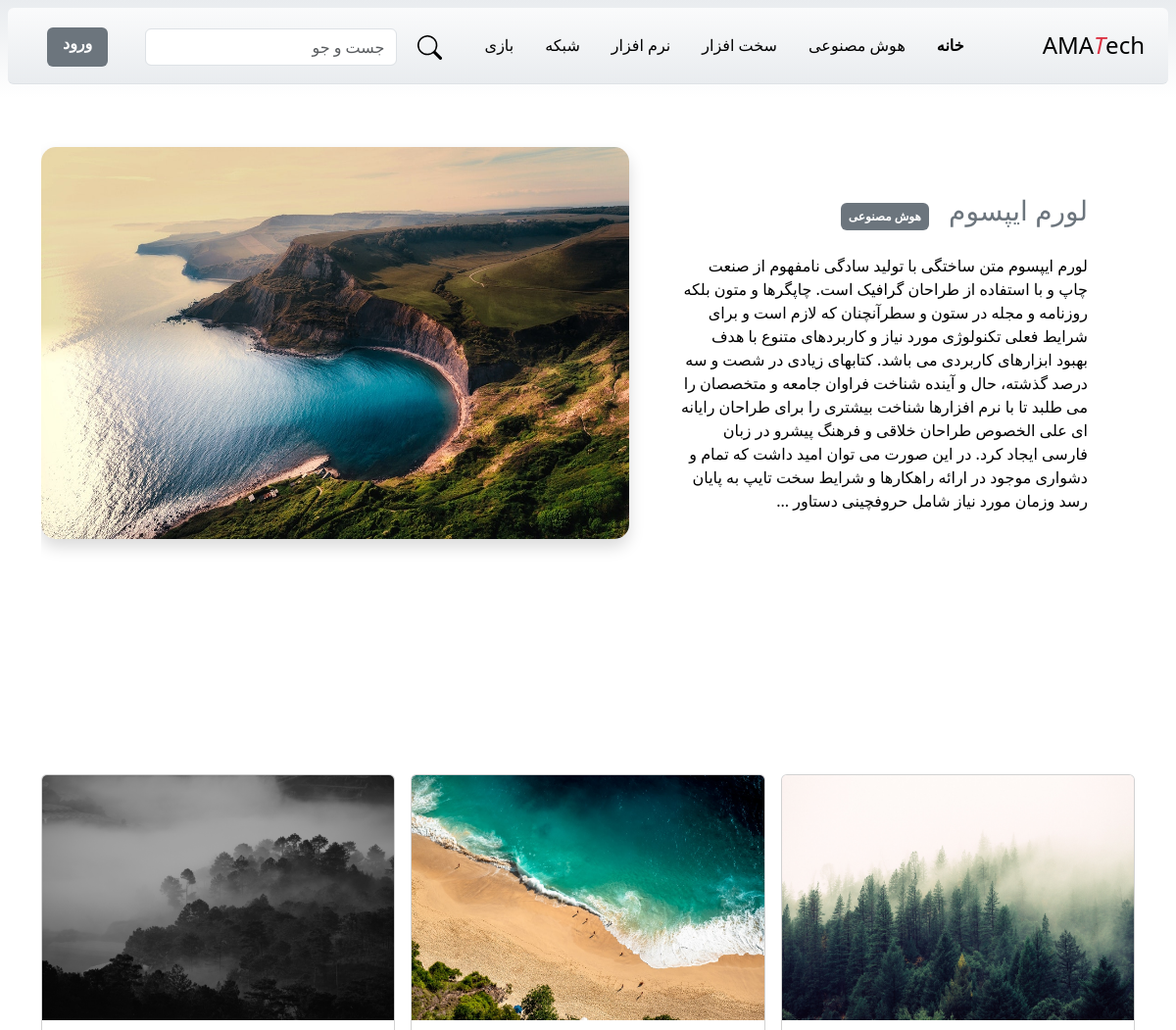
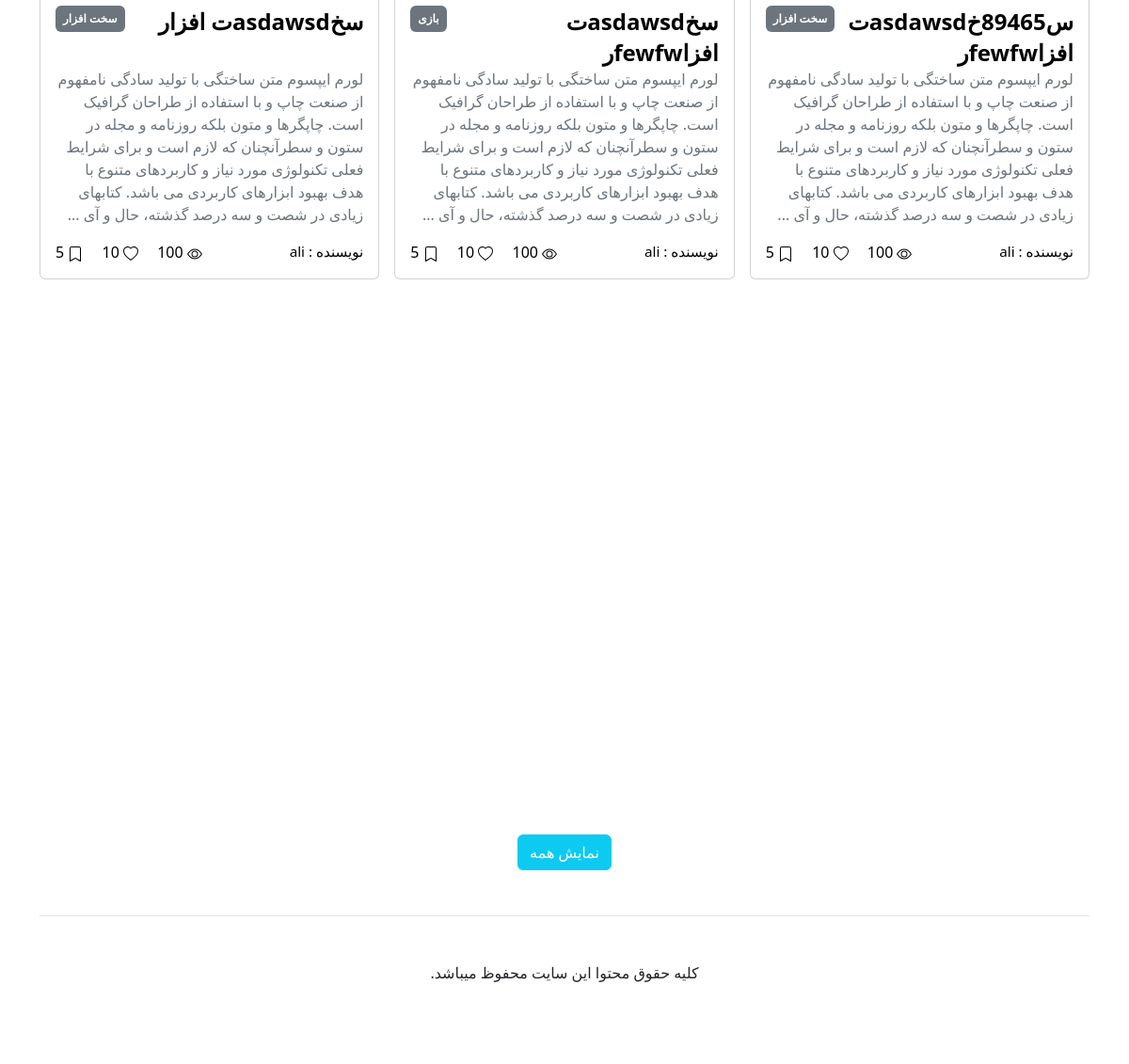
The app's page /view/index.php with its own data (2 pictures, top to bottom).
### tables this page shows
CREATE TABLE `category` (
  `id` int NOT NULL,
  `name` varchar(255) NOT NULL
);

CREATE TABLE `sliders` (
  `id` int NOT NULL,
  `post_id` int NOT NULL,
  `active` tinyint(1) NOT NULL DEFAULT '0'
);

CREATE TABLE `post` (
  `id` int NOT NULL,
  `user_id` int NOT NULL,
  `title` varchar(255) NOT NULL,
  `thumbnail` varchar(255) DEFAULT NULL,
  `des` mediumtext NOT NULL,
  `category_id` int NOT NULL,
  `create_date` datetime NOT NULL DEFAULT CURRENT_TIMESTAMP
);

CREATE TABLE `user` (
  `id` int NOT NULL,
  `name` varchar(255) NOT NULL,
  `username` varchar(255) NOT NULL,
  `password` varchar(255) NOT NULL,
  `mobile` varchar(11) NOT NULL,
  `email` varchar(255) NOT NULL,
  `role` enum('user','writer','admin') NOT NULL DEFAULT 'user',
  `register_date` datetime NOT NULL DEFAULT CURRENT_TIMESTAMP
);

### auto_load.php (called while the page is built, shortened)
<?php
spl_autoload_register( function($class){
    $className = str_replace('\\', '/', __DIR__) . "/control/$class.php";
});
if (!isset($DB)){
    $DB = new db();
}

### control/db.php (called while the page is built, shortened)
<?php
if (strstr($_SERVER['REQUEST_URI'],'panel'))
    require_once "../../auto_load.php";
else
    require_once "../auto_load.php";
class db
{
    protected $db;
    function conn($dbname , $dbuser , $dbpass ){
        $this->dbname = $dbname;
        $this->dbuser = $dbuser;
        $this->dbpass = $dbpass;
        try {
            $this->db = new PDO('mysql:host=localhost;'.'dbname='.$this->dbname.';charset=utf8mb4', $this->dbuser, $this->dbpass,
                [PDO::ATTR_ERRMODE => PDO::ERRMODE_EXCEPTION, PDO::MYSQL_ATTR_INIT_COMMAND => "SET NAMES utf8"]);
        } catch (PDOException $e) {
            echo $e->getMessage();
        }
    }
    function select($table, $where)
    {
        $sql = 'SELECT * FROM '.$table.' WHERE '.$where;
        return $this->db->query($sql);
    }
    function selects($table, $where  = '1=1', $limit = 0, $offset = 0)
    {
        $sql = 'SELECT * FROM '.$table.' WHERE '.$where;
        if ($limit > 0) {
            $sql .= ' LIMIT '.$limit . ' OFFSET '.$offset;
        }
        return $this->db->query($sql);
    }
}

### control/category.php (called while the page is built, shortened)
<?php
if (strstr($_SERVER['REQUEST_URI'],'panel'))
    require_once "../../auto_load.php";
else
    require_once "../auto_load.php";
class category
{
    private $table = 'category';
    function select_category($where)
    {
        global $DB;
        return $DB->select($this->table, $where)->fetch(PDO::FETCH_OBJ);
    }
    function select_categories($where = '1=1', $limit = 0, $offset = 0)
    {
        global $DB;
        return $DB->selects($this->table, $where, $limit, $offset)->fetchAll(PDO::FETCH_OBJ);
    }
}

### control/slider.php (called while the page is built, shortened)
<?php
if (strstr($_SERVER['REQUEST_URI'],'panel'))
    require_once "../../auto_load.php";
else
    require_once "../auto_load.php";
class slider
{
    private $table = 'sliders';
    function select_sliders($where = '1=1', $limit = 0, $offset = 0)
    {
        global $DB;
        return $DB->selects($this->table, $where, $limit, $offset)->fetchAll(PDO::FETCH_OBJ);
    }
}

### control/post.php (called while the page is built, shortened)
<?php
if (strstr($_SERVER['REQUEST_URI'],'panel'))
    require_once "../../auto_load.php";
else
    require_once "../auto_load.php";
class post
{
    private $table = 'post';
    function select_post($where)
    {
        global $DB;
        return $DB->select($this->table, $where)->fetch(PDO::FETCH_OBJ);
    }
    function select_posts($where = '1=1', $limit = 0, $offset = 0)
    {
        global $DB;
        return $DB->selects($this->table, $where, $limit, $offset)->fetchAll(PDO::FETCH_OBJ);
    }
}

### control/user.php (called while the page is built, shortened)
<?php
if (strstr($_SERVER['REQUEST_URI'],'panel'))
    require_once "../../auto_load.php";
else
    require_once "../auto_load.php";
class user{
    private $table = 'user';
    function select_user($where)
    {
        global $DB;
        return $DB->select($this->table, $where)->fetch(PDO::FETCH_OBJ);
    }
}

### view/index.php (the view, shortened to what this page needs)
<?php
require_once "../auto_load.php";
?>
<!DOCTYPE html>
<html dir="rtl" lang="fa">
<head>
    <link rel="stylesheet" href="assets/css/style.css"/>
    <link rel="stylesheet" href="assets/css/bootstrap.min.css">
</head>
<body dir="rtl">
<nav style="top: 5px; background: linear-gradient(360deg, #e9ecef, #fff 100px, #fff);" class="d-flex justify-content-between align-items-start mx-2 mt-2 px-4 rounded py-3 mb-4 border-bottom sticky-top">
    <div class="d-flex flex-column flex-md-row align-items-center d-inline-flex gap-3">
        <h1 class="fs-4 mt-2 fw-medium link-body-emphasis text-decoration-none ms-5"><a
                    class="text-decoration-none text-black" href="index.php">AMA<span
                        class="text-danger fst-italic">T</span>ech</a></h1>
        <a class=" <?= !isset($_GET['cat_id']) ? 'fw-bold' : '' ?> me-3 py-2 link-body-emphasis text-decoration-none" href="index.php">خانه</a>
        <?php $category = new category();
        $categories = $category->select_categories();
        foreach ($categories as $category):?>
            <a class="me-3 py-2 link-body-emphasis text-decoration-none <?= isset($_GET['cat_id']) && $category->id == $_GET['cat_id'] ? 'fw-bold' : '' ?>" href="index.php?<?= isset($search) ? "search=$search&" : '' ?>cat_id=<?= $category->id ?>"><?= $category->name ?></a>
        <?php endforeach; ?>
    </div>
    <form method="get" class="btn-search mt-1 d-flex justify-content-center align-items-center">
        <label for="search" style="cursor: pointer">
            <button type="submit" class="btn">
                <img width="25" src="assets/icons/search.svg" class="mx-2" alt="search">
            </button>
        </label>
        <input type="text" class="form-control" value="<?= htmlspecialchars($search ?? '', ENT_QUOTES) ?>" name="search" id="search" placeholder="جست و جو">
    </form>
    <div class="mt-1">
        <?php if (!isset($_SESSION['user_id'])): ?>
            <a href="auth.php" class="badge text-bg-secondary mx-3 text-decoration-none py-2 pb-3 px-3" style="font-size: 16px">ورود</a>
        <?php else: ?>
            <a href="./panel/control-panel.php"><img class="mx-4 link-body-emphasis" src="assets/icons/profile.png" alt="person-circle" width="35"></a>
        <?php endif; ?>
    </div>
</nav>
<div class="container py-3">
    <?php if (!isset($_GET['show']) && !isset($_GET['cat_id']) && !isset($search)):?>
    <header style="height: 80vh">
        <div id="carousel" class="carousel slide" data-bs-ride="carousel">
            <div class="carousel-inner rounded">
                <?php
                $sliders = new slider();
                $sliders = $sliders->select_sliders();
                foreach ($sliders as $slider):
                    $post = new post();
                    $post = $post->select_post("id = $slider->post_id");
                    ?>
                    <a class="text-black" href="single.php?id=<?= $post->id ?>">
                        <div class="carousel-item pt-4 carousel-height <?= $slider->active == 1 ? 'active' : '' ?>">
                            <div class="d-flex">
                                <div class="text-end m-5">
                                    <h3 class="text-secondary d-inline mb-3"><?= $post->title ?></h3>
                                    <span class="badge text-bg-secondary mx-3 p-2"><?=(new category())->select_category("id = $post->category_id")->name ?></span>
                                    <p class="mt-4"><?= mb_substr($post->des, 0, 600) . " ..." ?></p>
                                </div>
                                <div class="">
                                    <img src="upload/<?= $post->thumbnail ?>" class="image-right shadow" style="width: 600px; height: 400px;border-radius: 15px;" alt="post-img">
                                </div>
                            </div>
                        </div>
                    </a>
                <?php endforeach; ?>
            </div>
        </div>
    </header>
    <?php endif;?>
    <main>
        <section class="mt-4">
            <div class="row">
                <div class="col-lg-12">
                    <div class="row g-3">
                        <?php $posts = new post;
                        if (isset($_GET['cat_id']) && isset($search))
                            $posts = $posts->select_posts("category_id = {$_GET['cat_id']} AND title LIKE '%{$search}%'");
                        else if (isset($_GET['cat_id']))
                            $posts = $posts->select_posts("category_id = {$_GET['cat_id']} ORDER BY id DESC");
                        else if (isset($search))
                            $posts = $posts->select_posts("title LIKE '%{$search}%' ORDER BY id ASC");
                        else if (isset($_GET['show']) && $_GET['show'] == 'all')
                            $posts = $posts->select_posts("1=1 ORDER BY id DESC");
                        else
                             $posts = $posts->select_posts('1=1 ORDER BY id DESC',9);
                        if (count($posts) > 0): $i = 0;
                            foreach ($posts as $post): $i++?>
                            <div class="col-sm-4 post-card" style="<?= $i > 3 ? 'opacity: 0;' : '' ?>" >
                                <div class="card">
                                    <a href="single.php?id=<?= $post->id ?>" class="text-black text-decoration-none">
                                        <img loading="lazy" src="<?= "upload/$post->thumbnail"; ?>" class="card-img-top"
                                             alt="post-image"
                                             height="250"/>
                                        <div class="card-body">
                                            <div class="d-flex justify-content-between" style="height: 50px;">
                                                <h4 class="card-title fw-bold" style="line-height: 33px">
                                                    <?= $post->title ?>
                                                </h4>
                                                <div><?php $category = new category(); ?>
                                                    <span class="badge p-2 text-bg-secondary"><?= $category->select_category("id = $post->category_id")->name ?></span>
                                                </div>
                                            </div>
                                            <p class="card-text text-secondary pt-3">
                                                <?= mb_substr($post->des, 0, 300) . " ..." ?>
                                            </p>
                                            <div class="d-flex justify-content-between align-items-center">
                                            <span class="fs-7 mb-0">
                                                <?php
                                                $user = new user();
                                                $user = $user->select_user("role = 'writer' AND id = $post->user_id");
                                                echo 'نویسنده : ' . $user->name;
                                                ?>
                                            </span>
                                                <div>
                                                    <span><img class="me-3" src="assets/icons/eye.svg"
                                                               alt="eye"> 100</span>
                                                    <span><img class="me-3" src="assets/icons/heart.svg"
                                                               alt="heart"> 10</span>
                                                    <span><img class="me-3" src="assets/icons/bookmark.svg"
                                                               alt="bookmark"> 5</span>
                                                </div>
                                            </div>
                                        </div>
                                    </a>
                                </div>
                            </div>
                        <?php endforeach; elseif (isset($_GET['cat_id'])): ?>
                            <div class="alert alert-danger text-center">خبری برای این دسته بندی یافت نشد!</div>
                        <?php else: ?>
                            <div class="alert alert-danger text-center">خبری یافت نشد!</div>
                        <?php endif; ?>
                        <?php if (!isset($_GET['show']) && !isset($_GET['cat_id']) && !isset($search)): ?>
                        <div class="d-flex justify-content-center align-items-center">
                            <a class="btn btn-info text-white" href="index.php?show=all">نمایش همه</a>
                        </div>
                        <?php endif;?>
                    </div>
                </div>
            </div>
        </section>
    </main>
    <footer class="text-center pt-4 my-md-5 pt-md-5 border-top">
        <div class="row flex-column">
            <div>
                <p class="">
                    کلیه حقوق محتوا این سایت محفوظ
                    میباشد.
                </p>
            </div>
            <div>
                <a href="#"><i class="bi bi-telegram fs-3 text-secondary ms-2"></i></a>
                <a href="#"><i class="bi bi-whatsapp fs-3 text-secondary ms-2"></i></a>
            </div>
        </div>
    </footer>
</div>
</body>
</html>

### view/assets/css/style.css (style rules this page uses)
body { background-image: linear-gradient(180deg, #e9ecef, #fff 100px, #fff); background-repeat: no-repeat; font-family: "vazir", sans-serif; }
.post-card { transition: opacity 1.3s ease; }
.container { max-width: 1200px; }
.image-right { width: 600px; border-radius: 15px; }
.fs-7 { font-size: 0.95rem; }
@media screen and (min-width: 800px) { .carousel-height { height: 450px; } }

### records on screen
category: name "هوش مصنوعی"
category: name "سخت افزار"
category: name "نرم افزار"
category: name "شبکه"
category: name "بازی"
sliders: post.title "لورم ایپسوم", post.name "هوش مصنوعی", post.des "لورم ایپسوم متن ساختگی با تولید سادگی نامفهوم از صنعت چاپ و با استفاده از طراحان گرافیک است. چاپگرها و متون بلکه روزنامه و مجله در ستون و سطرآنچنان که لازم است و برای شرایط فعلی تکنولوژی مورد نیاز و کاربردهای متنوع با هدف بهبود ابزارهای کاربردی می باشد. کتابهای زیادی در شصت و سه درصد گذشته، حال و آینده شناخت فراوان جامعه و متخصصان را می طلبد تا با نرم افزارها شناخت بیشتری را برای طراحان رایانه ای علی الخصوص طراحان خلاقی و فرهنگ پیشرو در زبان فارسی ایجاد کرد. در این صورت می توان امید داشت که تمام و دشواری موجود در ارائه راهکارها و شرایط سخت تایپ به پایان رسد وزمان مورد نیاز شامل حروفچینی دستاور", post.thumbnail (picture)
post: thumbnail (picture), title "س89465خasdawsdت افزاfewfwر", category.name "سخت افزار", des "لورم ایپسوم متن ساختگی با تولید سادگی نامفهوم از صنعت چاپ و با استفاده از طراحان گرافیک است. چاپگرها و متون بلکه روزنامه و مجله در ستون و سطرآنچنان که لازم است و برای شرایط فعلی تکنولوژی مورد نیاز و کاربردهای متنوع با هدف بهبود ابزارهای کاربردی می باشد. کتابهای زیادی در شصت و سه درصد گذشته، حال و آی", user.name "ali"
post: thumbnail (picture), title "سخasdawsdت افزاfewfwر", category.name "بازی", des "لورم ایپسوم متن ساختگی با تولید سادگی نامفهوم از صنعت چاپ و با استفاده از طراحان گرافیک است. چاپگرها و متون بلکه روزنامه و مجله در ستون و سطرآنچنان که لازم است و برای شرایط فعلی تکنولوژی مورد نیاز و کاربردهای متنوع با هدف بهبود ابزارهای کاربردی می باشد. کتابهای زیادی در شصت و سه درصد گذشته، حال و آی", user.name "ali"
post: thumbnail (picture), title "سخasdawsdت افزار", category.name "سخت افزار", des "لورم ایپسوم متن ساختگی با تولید سادگی نامفهوم از صنعت چاپ و با استفاده از طراحان گرافیک است. چاپگرها و متون بلکه روزنامه و مجله در ستون و سطرآنچنان که لازم است و برای شرایط فعلی تکنولوژی مورد نیاز و کاربردهای متنوع با هدف بهبود ابزارهای کاربردی می باشد. کتابهای زیادی در شصت و سه درصد گذشته، حال و آی", user.name "ali"
